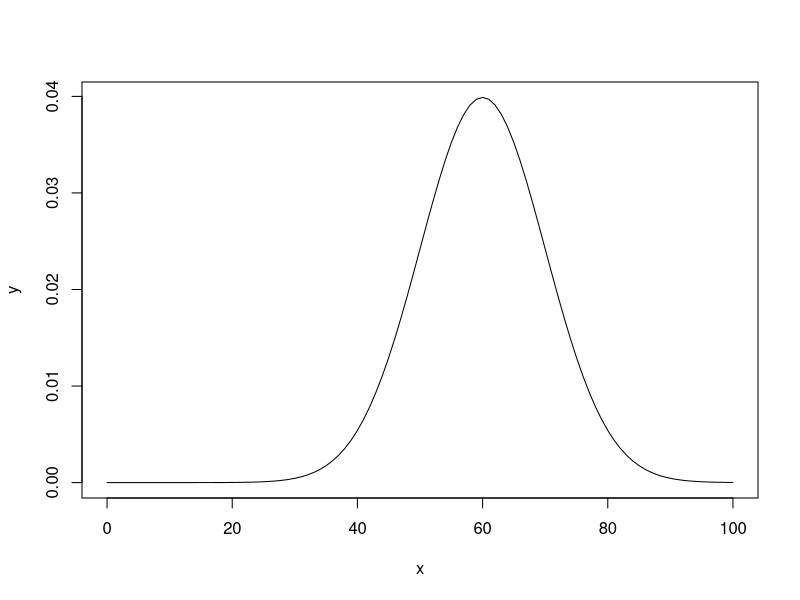

This chart was generated by the following R code:
# gaussian_distribution.R
# Plot Gaussian Distribution with mean 60, standard deviation 10
# 
# Created by 4107056042 謝繼緯 on 2020/12/6.
# Copyright © 2020 Tomy Hsieh. All rights reserved.

x <- seq(0, 100)
y <- dnorm(x, mean=60, sd=10)
plot(x, y, type="l")
